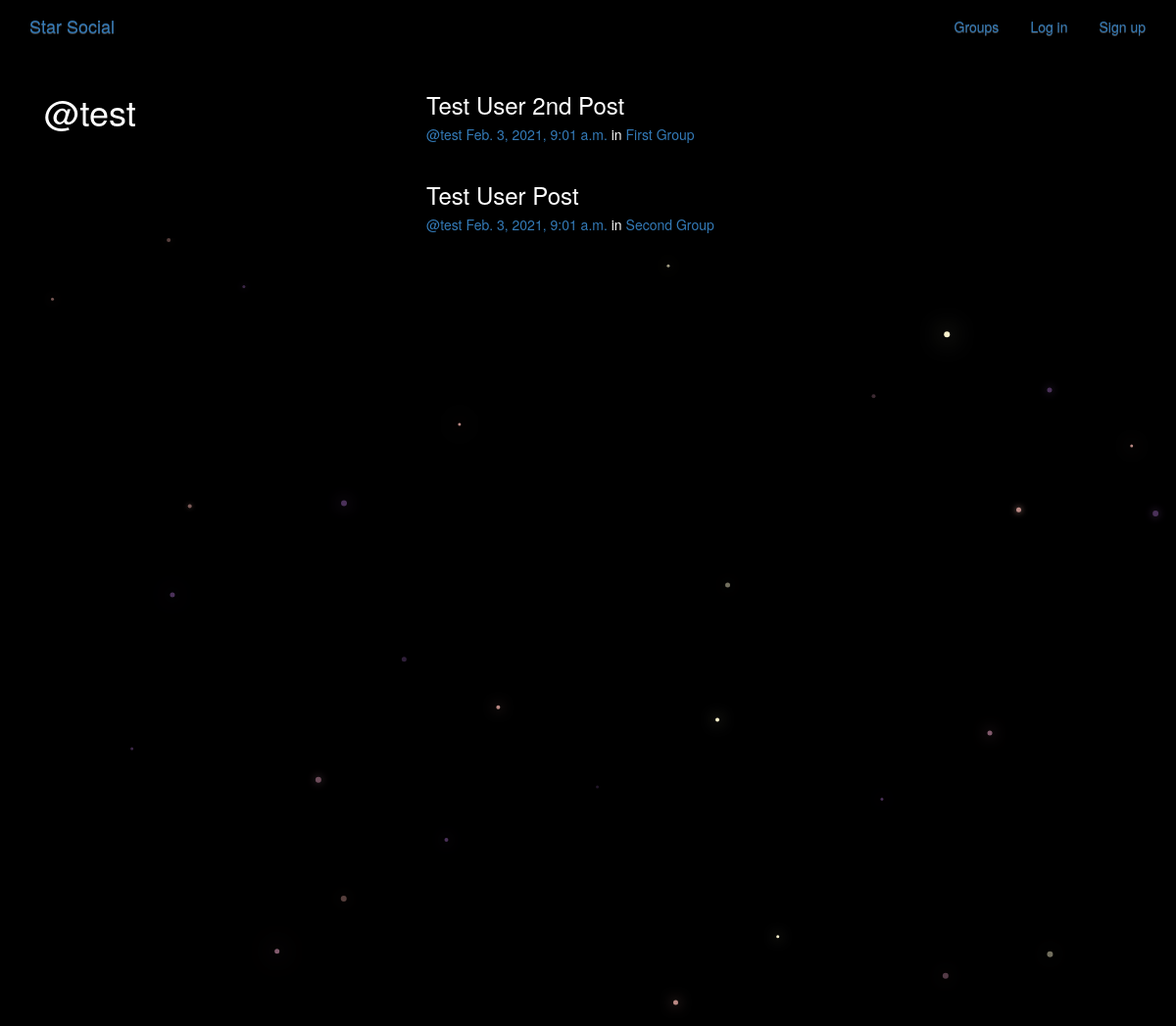
The app's page /posts/by/test/ with its own data.
### posts/models.py (models this page shows, shortened)
class Post(models.Model):
    user = models.ForeignKey(User,related_name='posts',on_delete=models.CASCADE)
    created_at = models.DateTimeField(auto_now=True)
    message = models.TextField()
    message_html = models.TextField(editable=False)
    group = models.ForeignKey(Group,related_name='posts',null=True,blank=True,on_delete=models.CASCADE)
    class Meta():
        ordering = [ '-created_at' ]
        unique_together = ['user','message']

### groups/models.py (models this page shows, shortened)
class Group(models.Model):
    name = models.CharField(max_length=255,unique=True)
    slug = models.SlugField(allow_unicode=True,unique=True)
    description = models.TextField(blank=True,default='')
    description_html = models.TextField(editable=False,default='',blank=True)
    members = models.ManyToManyField(User,through='GroupMember')
    class Meta():
        ordering = ['name']

### posts/views.py (the view)
# urls.py: url(r"by/(?P<username>[-\w]+)/$",views.UserPost.as_view(),name="for_user"),
class UserPost(ListView):
    model = models.Post
    template_name = 'posts/user_post_list.html'
    def get_context_data(self, **kwargs):
        context = super().get_context_data(**kwargs)
        context['post_user'] = self.post_user
        return context
    def get_queryset(self):
        try:
            self.post_user = User.objects.prefetch_related('posts').get(username__iexact=self.kwargs.get('username'))
        except User.DoesNotExist:
            raise Http404
        else:
            return self.post_user.posts.all()

### posts/templates/posts/user_post_list.html
{% extends 'posts/post_base.html' %}
{% block pre_post %}
    <div class="col-md-4">
        <h1>@{{ post_user.username }}</h1>
    </div>
{% endblock pre_post %}
{% block post_content %}
    <div class="col-md-8">
        {% for post in post_list %}
            {% include "posts/_post.html" %}
        {% endfor %}
    </div>
{% endblock post_content %}

### posts/templates/posts/_post.html (shortened to what this page needs)
<div class="post media">
	<h3>{{ post.message_html|safe }}</h3>
	<div class="media-body">
		<h5 class="media-heading">
			<span class="username"><a href="{% url 'posts:for_user' username=post.user.username %}">@{{ post.user.username }}</a></span>
			<time class="time"><a href="{% url 'posts:single' username=post.user.username pk=post.pk %}">{{ post.created_at }}</a></time>
			{% if post.group %}
			<span class="group-name">in <a href="#">{{ post.group.name }}</a></span>
			{% endif %}
		</h5>
	</div>
</div>

### static/starsocial/css/master.css (style rules this page uses)
body { margin: 0; overflow: hidden; background-color: black; color:white; }

### records on screen
Post: message_html "Test User 2nd Post", user.username "test", created_at "Feb. 3, 2021, 9:01 a.m.", group.name "First Group"
Post: message_html "Test User Post", user.username "test", created_at "Feb. 3, 2021, 9:01 a.m.", group.name "Second Group"

### other values on screen
{{ post_user.username }} "test"
